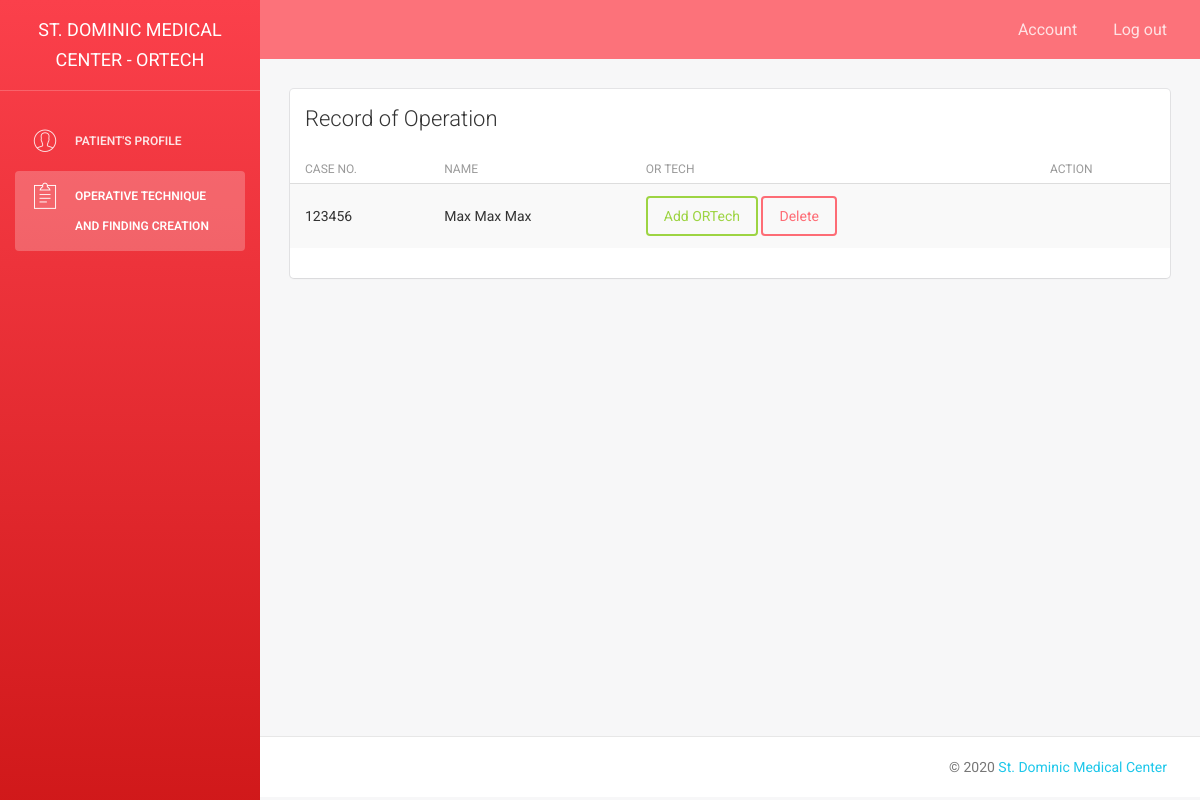
Before: /index.php/nurse/ortech with the older database file.
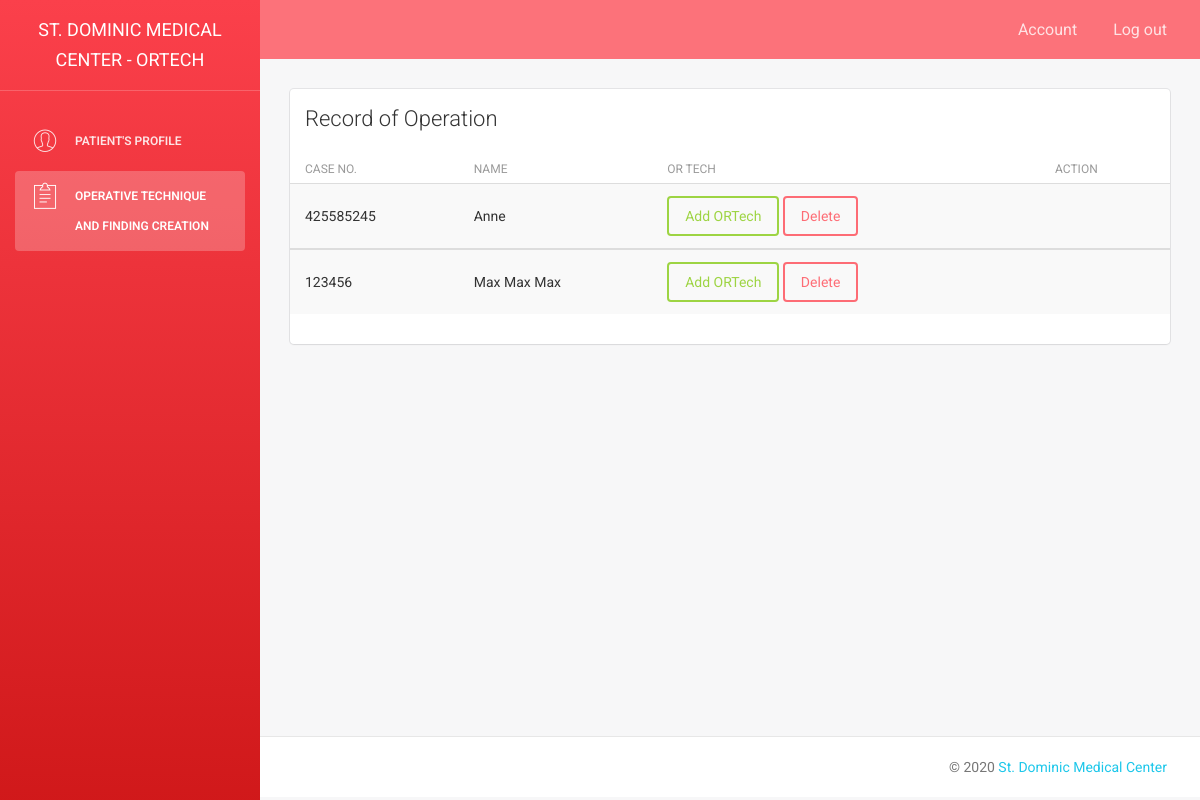
After: the same page with the newer database file.
### tables this page shows
CREATE TABLE `patient_info` (
  `id` int(11) NOT NULL,
  `case_no` int(11) NOT NULL,
  `case_date` varchar(25) NOT NULL,
  `room_no` varchar(25) NOT NULL,
  `patient_fname` varchar(255) NOT NULL,
  `patient_mname` varchar(255) NOT NULL,
  `patient_lname` varchar(255) NOT NULL,
  `patient_suffixname` varchar(255) DEFAULT NULL,
  `patient_address` varchar(255) NOT NULL,
  `patient_province` varchar(255) NOT NULL,
  `patient_city/mun` varchar(255) DEFAULT NULL,
  `patient_brgy` varchar(255) DEFAULT NULL,
  `membership` varchar(25) NOT NULL,
  `patient_age` varchar(255) NOT NULL,
  `patient_bday` varchar(25) NOT NULL,
  `patient_sex` varchar(25) NOT NULL,
  `patient_status` varchar(25) NOT NULL,
  `patient_trans_in` varchar(255) NOT NULL,
  `patient_trans_out` varchar(255) DEFAULT NULL
);

### application/controllers/Nurse.php (called while the page is built, shortened)
<?php
    class Nurse extends CI_Controller{
        public function __construct(){
            $this->load->model('nursemodel');
        }
        public function ortech(){
            $data['patient_info'] = $this->nursemodel->getPatient();
            $data['orcategory'] = $this->nursemodel->getorcategory();
            $this->load->view('ortech', $data);
        }
    }
?>

### index.php (called while the page is built, shortened)
<?php
require_once BASEPATH.'core/CodeIgniter.php';

### application/models/nursemodel.php (called while the page is built, shortened)
<?php
class nursemodel extends CI_Model{
    public function getPatient(){
        $this->db->order_by('patient_fname', 'ASC');
        $query = $this->db->get('patient_info');
        return $query->result();
    }
}
?>

### application/views/ortech.php (the view, shortened to what this page needs)
<!doctype html>
<html lang="en">
<head>
    <link href="<?php echo base_url() ?>assets/css/bootstrap.min.css" rel="stylesheet" />
    <link href="<?php echo base_url() ?>assets/css/animate.min.css" rel="stylesheet"/>
    <link href="<?php echo base_url() ?>assets/css/light-bootstrap-dashboard.css?v=1.4.0" rel="stylesheet"/>
    <link href="<?php echo base_url() ?>assets/css/demo.css" rel="stylesheet" />
    <link href="http://maxcdn.bootstrapcdn.com/font-awesome/4.2.0/css/font-awesome.min.css" rel="stylesheet">
    <link href="<?php echo base_url() ?>assets/css/pe-icon-7-stroke.css" rel="stylesheet" />
</head>
<body>
<div class="wrapper">
    <div class="sidebar" data-color="red">
    	<div class="sidebar-wrapper">
            <div class="logo">
                <a class="simple-text">
                    St. Dominic Medical Center - ORTech
                </a>
            </div>
            <ul class="nav">
                <li class="">
                    <a href="<?php echo site_url("nurse/encode"); ?>">
                        <i class="pe-7s-user"></i>
                        <p>Patient's Profile</p>
                    </a>
                </li>
                <li class="active">
                    <a href="<?php echo site_url("nurse/ortech"); ?>">
                        <i class="pe-7s-note2"></i>
                        <p>Operative Technique and Finding Creation</p>
                    </a>
                </li>
            </ul>
    	</div>
    </div>
    <div class="main-panel">
		<nav class="navbar navbar-ct-red navbar-fixed">
            <div class="container-fluid">
                <div class="collapse navbar-collapse">
                    <ul class="nav navbar-nav navbar-right">
                        <li>
                           <a href="">
                               <p>Account</p>
                            </a>
                        </li>
                        <li>
                            <a href="#">
                                <p>Log out</p>
                            </a>
                        </li>
                    </ul>
                </div>
            </div>
        </nav>
        <div class="content">
            <div class="container-fluid">
                <div class="row">
                    <div class="col-md-12">
                        <div class="card">
                            <div class="header">
                                <h4 class="title">Record of Operation</h4>
                            </div>
                            <div class="content table-responsive table-full-width">
                                <table class="table table-hover table-striped">
                                    <thead>
                                    	<th>Case No.</th>
                                        <th>Name</th>
                                        <th>OR Tech</th>
                                        <th>Action</th>
                                    </thead>
                                    <?php foreach($patient_info as $row): ?>
                                    <tbody>
                                        <tr>
                                            <td value="<?php echo $row->id ?>"><?php echo $row->case_no; ?></td>
                                            <td><?php echo $row->patient_fname." ".$row->patient_mname." ".$row->patient_lname; ?></td>
                                            <td>
                                                <button type="button" class="btn btn-success editbtn" data-toggle="modal" data-target="#exampleModal">Add ORTech</button>
                                                <button class="btn btn-danger">Delete</button>
                                            </td>
                                            <td></td>
                                        </tr>
                                    </tbody>
                                    <?php endforeach; ?>
                                </table>
                            </div>
                        </div>
                    </div>
                </div>
            </div>
        </div>
        <?php include_once "include/footer.php" ?>
    </div>
</div>
</body>
</html>

### application/views/include/footer.php
<footer class="footer">
    <div class="container-fluid">
        <p class="copyright pull-right">
            &copy; <script>document.write(new Date().getFullYear())</script> <a>St. Dominic Medical Center</a>
        </p>
    </div>
</footer>

Changed rows visible on the page:
added patient_info: $row->id 19 (drawn), case_no "425585245", patient_fname "Anne"
